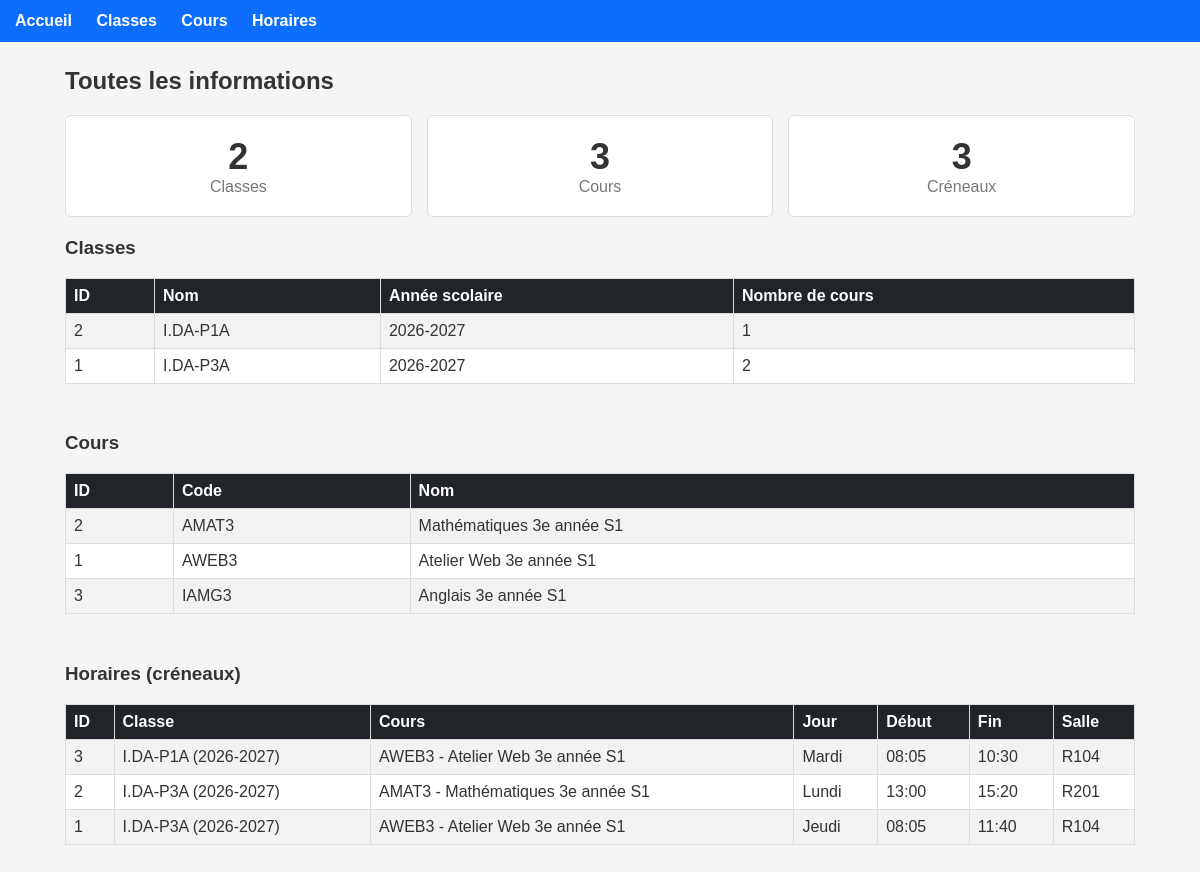
The page / on the database its author committed.
### tables this page shows
CREATE TABLE classes (
    id INT AUTO_INCREMENT PRIMARY KEY,
    nom VARCHAR(50) NOT NULL UNIQUE,
    annee_scolaire VARCHAR(9) NOT NULL
);

CREATE TABLE cours (
    id INT AUTO_INCREMENT PRIMARY KEY,
    `code` VARCHAR(20) NOT NULL,
    nom VARCHAR(120) NOT NULL
);

CREATE TABLE creneaux (
    id INT AUTO_INCREMENT PRIMARY KEY,
    classe_id INT NOT NULL,
    cours_id INT NOT NULL,
    jour ENUM('lundi', 'mardi', 'mercredi', 'jeudi', 'vendredi') NOT NULL,
    heure_debut TIME NOT NULL,
    heure_fin TIME NOT NULL,
    salle VARCHAR(20) NOT NULL
);

### functions/classes.php (called while the page is built, shortened)
<?php
function getAllClasses() {
    $pdo = getDb();
    $stmt = $pdo->query("SELECT * FROM classes ORDER BY nom");
    return $stmt->fetchAll();
}

### functions/cours.php (called while the page is built, shortened)
<?php
function getAllCours() {
    $pdo = getDb();
    $stmt = $pdo->query("SELECT * FROM cours ORDER BY code");
    return $stmt->fetchAll();
}

### functions/creneaux.php (called while the page is built, shortened)
<?php
function getAllCreneaux() {
    $pdo = getDb();
    $sql = "SELECT cr.id, cr.jour, cr.heure_debut, cr.heure_fin, cr.salle,
                   c.id AS classe_id, c.nom AS classe_nom, c.annee_scolaire,
                   co.id AS cours_id, co.code AS code_cours, co.nom AS cours_nom
            FROM creneaux cr
            JOIN classes c ON cr.classe_id = c.id
            JOIN cours co ON cr.cours_id = co.id
            ORDER BY c.nom, FIELD(cr.jour,'lundi','mardi','mercredi','jeudi','vendredi'), cr.heure_debut";
    $stmt = $pdo->query($sql);
    return $stmt->fetchAll();
}

### index.php (the view)
<?php
require_once __DIR__ . '/functions/classes.php';
require_once __DIR__ . '/functions/cours.php';
require_once __DIR__ . '/functions/creneaux.php';
$classes = getAllClasses();
$coursList = getAllCours();
$creneaux = getAllCreneaux();
require_once __DIR__ . '/includes/header.php';
?>
<h2>Toutes les informations</h2>
<div class="stats">
    <div class="stat-card">
        <span class="stat-number"><?= count($classes) ?></span>
        <span class="stat-label">Classes</span>
    </div>
    <div class="stat-card">
        <span class="stat-number"><?= count($coursList) ?></span>
        <span class="stat-label">Cours</span>
    </div>
    <div class="stat-card">
        <span class="stat-number"><?= count($creneaux) ?></span>
        <span class="stat-label">Créneaux</span>
    </div>
</div>
<h3>Classes</h3>
<div class="table-responsive">
    <table>
        <tr>
            <th>ID</th>
            <th>Nom</th>
            <th>Année scolaire</th>
            <th>Nombre de cours</th>
        </tr>
        <?php foreach ($classes as $c): ?>
            <?php
            $nb = 0;
            foreach ($creneaux as $cr) {
                if ($cr['classe_id'] == $c['id']) {
                    $nb++;
                }
            }
            ?>
            <tr>
                <td><?= $c['id'] ?></td>
                <td><?= htmlspecialchars($c['nom']) ?></td>
                <td><?= htmlspecialchars($c['annee_scolaire']) ?></td>
                <td><?= $nb ?></td>
            </tr>
        <?php endforeach; ?>
    </table>
</div>
<h3>Cours</h3>
<div class="table-responsive">
    <table>
        <tr>
            <th>ID</th>
            <th>Code</th>
            <th>Nom</th>
        </tr>
        <?php foreach ($coursList as $co): ?>
            <tr>
                <td><?= $co['id'] ?></td>
                <td><?= htmlspecialchars($co['code']) ?></td>
                <td><?= htmlspecialchars($co['nom']) ?></td>
            </tr>
        <?php endforeach; ?>
    </table>
</div>
<h3>Horaires (créneaux)</h3>
<div class="table-responsive">
    <table>
        <tr>
            <th>ID</th>
            <th>Classe</th>
            <th>Cours</th>
            <th>Jour</th>
            <th>Début</th>
            <th>Fin</th>
            <th>Salle</th>
        </tr>
        <?php foreach ($creneaux as $cr): ?>
            <tr>
                <td><?= $cr['id'] ?></td>
                <td><?= htmlspecialchars($cr['classe_nom']) ?> (<?= htmlspecialchars($cr['annee_scolaire']) ?>)</td>
                <td><?= htmlspecialchars($cr['code_cours']) ?> - <?= htmlspecialchars($cr['cours_nom']) ?></td>
                <td><?= ucfirst($cr['jour']) ?></td>
                <td><?= substr($cr['heure_debut'], 0, 5) ?></td>
                <td><?= substr($cr['heure_fin'], 0, 5) ?></td>
                <td><?= htmlspecialchars($cr['salle']) ?></td>
            </tr>
        <?php endforeach; ?>
    </table>
</div>
<?php require_once __DIR__ . '/includes/footer.php'; ?>

### includes/header.php (shortened to what this page needs)
<?php
$prefix = '';
?>
<!DOCTYPE html>
<html lang="fr">
<head>
    <link rel="stylesheet" href="<?= $prefix ?>css/style.css">
</head>
<body>
    <nav>
        <a href="<?= $prefix ?>index.php">Accueil</a>
        <a href="<?= $prefix ?>pages/classes.php">Classes</a>
        <a href="<?= $prefix ?>pages/cours.php">Cours</a>
        <a href="<?= $prefix ?>pages/horaire.php">Horaires</a>
    </nav>
    <main class="container">

### includes/footer.php
</main>
</body>
</html>

### css/style.css (style rules this page uses)
* { box-sizing: border-box; }
body { font-family: Arial, Helvetica, sans-serif; margin: 0; background: #f5f5f5; color: #333; }
.container { max-width: 1100px; margin: 0 auto; padding: 0 15px; }
nav { background: #0d6efd; padding: 12px 15px; }
nav a { color: #fff; text-decoration: none; margin-right: 20px; font-weight: bold; }
h2 { margin-top: 25px; }
.table-responsive { overflow-x: auto; }
table { width: 100%; border-collapse: collapse; background: #fff; margin-bottom: 30px; }
th, td { border: 1px solid #ddd; padding: 8px; text-align: left; white-space: nowrap; }
th { background: #212529; color: #fff; }
tr:nth-child(even) { background: #f2f2f2; }
.stats { display: flex; gap: 15px; flex-wrap: wrap; margin: 20px 0; }
.stat-card { flex: 1; min-width: 150px; background: #fff; border: 1px solid #ddd; border-radius: 6px; text-align: center; padding: 20px; }
.stat-number { font-size: 36px; font-weight: bold; display: block; }
.stat-label { color: #777; }

### rows shown on the page
classes: id "2", nom "I.DA-P1A", annee_scolaire "2026-2027", nb "1"
classes: id "1", nom "I.DA-P3A", annee_scolaire "2026-2027", nb "2"
cours: id "2", code "AMAT3", nom "Mathématiques 3e année S1"
cours: id "1", code "AWEB3", nom "Atelier Web 3e année S1"
cours: id "3", code "IAMG3", nom "Anglais 3e année S1"
creneaux: id "3", classe.nom "I.DA-P1A", classe.annee_scolaire "2026-2027", cours.code "AWEB3", cours.nom "Atelier Web 3e année S1", jour "Mardi", heure_debut "08:05", heure_fin "10:30", salle "R104"
creneaux: id "2", classe.nom "I.DA-P3A", classe.annee_scolaire "2026-2027", cours.code "AMAT3", cours.nom "Mathématiques 3e année S1", jour "Lundi", heure_debut "13:00", heure_fin "15:20", salle "R201"
creneaux: id "1", classe.nom "I.DA-P3A", classe.annee_scolaire "2026-2027", cours.code "AWEB3", cours.nom "Atelier Web 3e année S1", jour "Jeudi", heure_debut "08:05", heure_fin "11:40", salle "R104"

### other values the page prints
count($classes) "2"
count($coursList) "3"
count($creneaux) "3"
